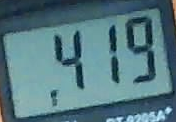
#> input picture tests/fixtures/lcd/leading_decimal_419.png, 176 x 122 px
$ python -i lcd_reader.py   (imports and definitions only)
#> lines starting #> are read from the running program, lines starting #| are printed output that depends on the picture; after the words box and inside, x2 and y2 are one past the last pixel; in counts of white or black regions, pixels touching at a corner belong together
#> further down, picture is the input picture: PIL image 176x122 RGB; mean R, G, B 84.8, 120.9, 129.3
"""Fine-tuned LCD OCR with independent pixel checks for sign and decimal placement."""

from __future__ import annotations

import hashlib
from pathlib import Path
import re
import threading
import time

import cv2
import numpy as np

BACKEND = "ppocr-lcd-v3-user81-onnxruntime-cpu"
NUMBER = re.compile(r"^[+-]?(?:[0-9]+(?:\.[0-9]*)?|\.[0-9]+)$")


def punctuation_evidence(image):
    """Use source-resolution contrast, not OCR logits, to verify punctuation.

    Uncertain geometry is rejected, never used to invent or move a decimal.
    No fixed camera coordinates or expected voltage values are used.
    """
    gray = cv2.cvtColor(np.asarray(image.convert("RGB")), cv2.COLOR_RGB2GRAY)
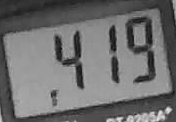
#> gray: shape (122, 176); min 14, max 233, mean 111.1
    height, width = gray.shape
#> height = 122; width = 176
    if min(height, width) < 24:
        return {"certain": False, "reason": "display_too_small"}
    kernel = max(9, int(height * 0.12) | 1)
#> kernel = 15
    contrast = cv2.morphologyEx(gray, cv2.MORPH_BLACKHAT, np.ones((kernel, kernel), np.uint8))
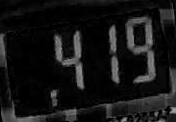
#> contrast: shape (122, 176); min 0, max 155, mean 20.9
    threshold, mask = cv2.threshold(contrast, 0, 255, cv2.THRESH_BINARY + cv2.THRESH_OTSU)
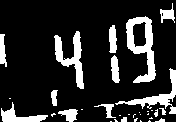
#> mask: shape (122, 176); 16.9% white; 32 white regions (17 under 20 px), largest, box (x1, y1, x2, y2) and area: (126, 16, 156, 83) 902, (54, 31, 84, 89) 650, (115, 68, 176, 114) 560
#> threshold = 46
    if threshold < 6:
        return {"certain": False, "reason": "low_local_contrast"}
    count, labels, stats, _ = cv2.connectedComponentsWithStats(mask)
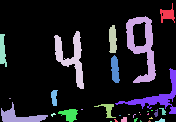
#> labels: shape (122, 176) int32; 33 distinct labels, from 0 to 32; one colour per label, 0 black
#> count = 33; stats = 33 rows, first 6: [0, 0, 176, 122, 17850], [160, 3, 15, 20, 143], [126, 16, 30, 67, 902], [109, 25, 8, 28, 182], [54, 31, 30, 58, 650], [0, 34, 7, 33, 156]
    for i in range(1, count):
        x, y, w, h, _ = stats[i]
        if x == 0 or y == 0 or x + w >= width or y + h >= height:
            mask[labels == i] = 0
#> this loop made 32 passes
#> (x, y, w, h) on passes 1 to 12: (160, 3, 15, 20), (126, 16, 30, 67), (109, 25, 8, 28), (54, 31, 30, 58), (0, 34, 7, 33), (111, 55, 9, 28), (115, 68, 61, 46), (51, 90, 7, 16), (9, 98, 2, 1), (1, 102, 47, 20), (94, 104, 22, 14), (58, 109, 20, 13)
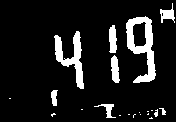
#> mask: shape (122, 176); 10.8% white; 21 white regions (12 under 20 px), largest, box (x1, y1, x2, y2) and area: (126, 16, 156, 83) 902, (54, 31, 84, 89) 650, (109, 25, 117, 53) 182

    def digit_components(binary):
        joined = cv2.morphologyEx(binary, cv2.MORPH_CLOSE, np.ones((7, 3), np.uint8))
#> joined: shape (122, 176); 11.6% white; 16 white regions (8 under 20 px), largest, box (x1, y1, x2, y2) and area: (126, 16, 156, 83) 931, (54, 31, 84, 89) 672, (109, 25, 120, 83) 386
        count, labels, stats, _ = cv2.connectedComponentsWithStats(joined)
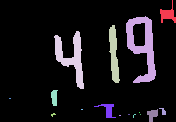
#> labels: shape (122, 176) int32; 17 distinct labels, from 0 to 16; one colour per label, 0 black
#> count = 17; stats = 17 rows, first 6: [0, 0, 176, 122, 18988], [160, 0, 16, 23, 157], [126, 16, 30, 67, 931], [109, 25, 11, 58, 386], [54, 31, 30, 58, 672], [51, 90, 7, 16, 84]
        ids = [i for i in range(1, count) if stats[i, 3] > height * 0.3 and stats[i, 4] > 20]
#> ids = [2, 3, 4]
        return labels, stats, sorted(ids, key=lambda i: stats[i, 0])

    labels, stats, ids = digit_components(mask)
#> ids = [4, 3, 2]
    if not 2 <= len(ids) <= 6:
        return {"certain": False, "reason": "digit_geometry_uncertain", "digit_count": len(ids)}
    points = np.vstack([np.column_stack(np.where(labels == i)[::-1]) for i in ids]).astype(np.float32)
#> points = 1989 pairs, first value 54 to 155, second value 16 to 88
    rect = cv2.minAreaRect(points)
#> rect = ((104.7, 52.99), (99.05, 65.06), -6.05)
    angle = rect[2] - (90 if rect[1][0] < rect[1][1] else 0)
#> angle = -6.05
    if abs(angle) > 25:
        return {"certain": False, "reason": "display_angle_uncertain"}
    matrix = cv2.getRotationMatrix2D((width / 2, height / 2), angle, 1)
#> matrix = [[0.994, -0.105, 6.92], [0.105, 0.994, -8.94]]
    out_width = int(width * abs(matrix[0, 0]) + height * abs(matrix[0, 1])) + 2
#> out_width = 189
    out_height = int(height * abs(matrix[0, 0]) + width * abs(matrix[0, 1])) + 2
#> out_height = 141
    matrix[0, 2] += out_width / 2 - width / 2
    matrix[1, 2] += out_height / 2 - height / 2
    mask = cv2.warpAffine(mask, matrix, (out_width, out_height), flags=cv2.INTER_NEAREST)
#> mask: shape (141, 189); 8.7% white; 21 white regions (12 under 20 px), largest, box (x1, y1, x2, y2) and area: (135, 32, 163, 98) 904, (62, 39, 90, 98) 649, (116, 37, 126, 65) 182
    _, stats, ids = digit_components(mask)
#> in digit_components (call 2), `joined = cv2.morphologyEx(binary, cv2.MORPH_CLOSE, np.ones((7, 3), np...`: joined: shape (141, 189); 9.5% white; 16 white regions (8 under 20 px), largest, box (x1, y1, x2, y2) and area: (135, 32, 163, 98) 959, (62, 39, 90, 98) 700, (116, 37, 126, 96) 393
#> in digit_components (call 2), `count, labels, stats, _ = cv2.connectedComponentsWithStats(joined)`:
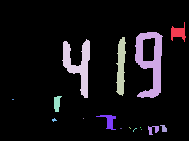
#> labels: shape (141, 189) int32; 17 distinct labels, from 0 to 16; one colour per label, 0 black
#> in digit_components (call 2), `count, labels, stats, _ = cv2.connectedComponentsWithStats(joined)`: stats = 17 rows, first 6: [0, 0, 189, 141, 24124], [171, 22, 15, 20, 154], [135, 32, 28, 66, 959], [116, 37, 10, 59, 393], [62, 39, 28, 59, 700], [54, 96, 8, 16, 88]
    if not 2 <= len(ids) <= 6:
        return {"certain": False, "reason": "deskew_digit_geometry_uncertain"}
    boxes = [stats[i] for i in ids]
#> boxes = [[62, 39, 28, 59, 700], [116, 37, 10, 59, 393], [135, 32, 28, 66, 959]]
    glyph_height = float(np.median([b[3] for b in boxes]))
#> glyph_height = 59
    baseline = float(np.median([b[1] + b[3] - 1 for b in boxes]))
#> baseline = 97
    centers = [float(b[0] + b[2] / 2) for b in boxes]
#> centers = [76, 121, 149]
    top = float(np.median([b[1] for b in boxes]))
#> top = 37
    count, _, small, centroids = cv2.connectedComponentsWithStats(mask)
#> count = 22; small = 22 rows, first 6: [0, 0, 189, 141, 24325], [171, 22, 15, 20, 142], [135, 32, 28, 66, 904], [116, 37, 10, 28, 182], [62, 39, 28, 59, 649], [116, 67, 9, 29, 180]; centroids = 22 rows, first 8: [91.38, 70.22], [178.1, 32.27], [149.8, 61.51], [121.1, 51.22], [78.08, 64.63], [120.1, 81.21], [56.67, 102.9], [12.5, 99]
    decimals, minus = set(), False
    for i in range(1, count):
        x, y, w, h, area = [int(v) for v in small[i]]
        cx, cy = [float(v) for v in centroids[i]]
        if (
            area >= 3
            and w <= glyph_height * 0.30
            and h <= glyph_height * 0.32
            and 0.35 <= w / max(1, h) <= 2.5
            and abs(cy - baseline) <= glyph_height * 0.22
        ):
            decimals.add(sum(cx > center for center in centers))
        if (
            area >= 5
            and cx < centers[0]
            and w >= glyph_height * 0.20
            and h <= glyph_height * 0.30
            and w / max(1, h) >= 1.7
            and abs(cy - (top + baseline) / 2) <= glyph_height * 0.25
        ):
            minus = True
#> this loop made 21 passes
#> (x, y, w, h, area, cx, cy) on passes 1, 2, 3, 4, 5, 6, 8, 11, 16: (171, 22, 15, 20, 142, 178.1, 32.27), (135, 32, 28, 66, 904, 149.8, 61.51), (116, 37, 10, 28, 182, 121.1, 51.22), (62, 39, 28, 59, 649, 78.08, 64.63), (116, 67, 9, 29, 180, 120.1, 81.21), (54, 96, 8, 16, 81, 56.67, 102.9), (96, 115, 20, 15, 103, 108.8, 120.3), (160, 125, 7, 7, 26, 163.7, 128.1), (155, 126, 4, 7, 20, 156.6, 129.1)
#> after the loop, decimals = 1 item
    if len(decimals) > 1:
        return {"certain": False, "reason": "multiple_decimal_regions", "decimal_regions": sorted(decimals)}
    if decimals and max(decimals) == len(ids):
        return {"certain": False, "reason": "trailing_decimal_region_unreliable"}
    return {
        "certain": True,
        "digit_count": len(ids),
        "minus": minus,
        "decimal_after": next(iter(decimals)) if decimals else None,
        "angle": round(float(angle), 2),
    }


# [59 lines left out: functions check_numeric, locate_lcd, not called in this run]


class LcdReader:
    # [77 lines left out: functions __init__, predict, read, not called in this run]

>>> from PIL import Image
>>> picture = Image.open('../tests/fixtures/lcd/leading_decimal_419.png')
>>> result = punctuation_evidence(picture)
#> result = {'certain': True, 'digit_count': 3, 'minus': False, 'decimal_after': 0, 'angle': -6.05}

$ run again, on tests/fixtures/lcd/reading_1_353.png
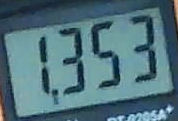
#> input picture tests/fixtures/lcd/reading_1_353.png, 178 x 121 px
#> picture is the input picture: PIL image 178x121 RGB; mean R, G, B 80.6, 114.4, 124.2
#> in punctuation_evidence, `threshold, mask = cv2.threshold(contrast, 0, 255, cv2.THRESH_BINARY + ..`:
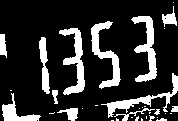
#> mask: shape (121, 178); 19.1% white; 34 white regions (20 under 20 px), largest, box (x1, y1, x2, y2) and area: (131, 16, 157, 82) 694, (59, 28, 85, 95) 690, (91, 21, 121, 89) 689
#> threshold = 47
#> in punctuation_evidence, `count, labels, stats, _ = cv2.connectedComponentsWithStats(mask)`: count = 35; stats = 35 rows, first 6: [0, 0, 178, 121, 17435], [173, 2, 1, 1, 1], [162, 6, 15, 21, 145], [131, 16, 26, 66, 694], [91, 21, 30, 68, 689], [59, 28, 26, 67, 690]
#> the loop in punctuation_evidence, `for i in range(1, count):` made 34 passes
#> (x, y, w, h) on passes 1 to 8: (173, 2, 1, 1), (162, 6, 15, 21), (131, 16, 26, 66), (91, 21, 30, 68), (59, 28, 26, 67), (164, 28, 1, 1), (0, 34, 7, 24), (39, 37, 11, 57)
#> joined: shape (121, 178); 13% white; 18 white regions (12 under 20 px), largest, box (x1, y1, x2, y2) and area: (59, 28, 85, 95) 718, (131, 16, 157, 82) 716, (91, 21, 121, 89) 696, (39, 37, 58, 104) 438, (162, 0, 178, 29) 161, (154, 109, 160, 121) 31
#> in digit_components, `count, labels, stats, _ = cv2.connectedComponentsWithStats(joined)`: count = 19; stats = 19 rows, first 6: [0, 0, 178, 121, 18743], [162, 0, 16, 29, 161], [131, 16, 26, 66, 716], [91, 21, 30, 68, 696], [59, 28, 26, 67, 718], [39, 37, 19, 67, 438]
#> in digit_components, `ids = [i for i in range(1, count) if stats[i, 3] > height * 0.3 and st..`: ids = [2, 3, 4, 5]
#> in punctuation_evidence, `labels, stats, ids = digit_components(mask)`: ids = [5, 4, 3, 2]
#> points = 2568 pairs, first value 39 to 156, second value 16 to 103
#> rect = ((97.85, 59.05), (120.8, 71.47), -10.54)
#> angle = -10.54
#> matrix = [[0.983, -0.183, 12.57], [0.183, 0.983, -15.26]]
#> out_width = 199
#> out_height = 153
#> joined: shape (153, 199); 9.4% white; 18 white regions (12 under 20 px), largest, box (x1, y1, x2, y2) and area: (68, 41, 97, 107) 738, (141, 42, 170, 108) 735, (104, 41, 130, 107) 729, (48, 45, 64, 113) 446, (179, 38, 193, 59) 163, (154, 137, 160, 145) 25
#> in digit_components (call 2), `count, labels, stats, _ = cv2.connectedComponentsWithStats(joined)`:
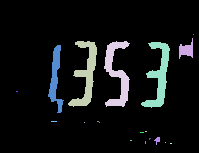
#> labels: shape (153, 199) int32; 19 distinct labels, from 0 to 18; one colour per label, 0 black
#> in digit_components (call 2), `count, labels, stats, _ = cv2.connectedComponentsWithStats(joined)`: stats = 19 rows, first 6: [0, 0, 199, 153, 27581], [193, 34, 1, 1, 1], [179, 38, 14, 21, 163], [68, 41, 29, 66, 738], [104, 41, 26, 66, 729], [141, 42, 29, 66, 735]
#> in digit_components (call 2), `ids = [i for i in range(1, count) if stats[i, 3] > height * 0.3 and st..`: ids = [3, 4, 5, 6]
#> in punctuation_evidence, `_, stats, ids = digit_components(mask)`: ids = [6, 3, 4, 5]
#> boxes = [[48, 45, 16, 68, 446], [68, 41, 29, 66, 738], [104, 41, 26, 66, 729], [141, 42, 29, 66, 735]]
#> glyph_height = 66
#> baseline = 106.5
#> centers = [56, 82.5, 117, 155.5]
#> top = 41.5
#> in punctuation_evidence, `count, _, small, centroids = cv2.connectedComponentsWithStats(mask)`: count = 24; small = 24 rows, first 6: [0, 0, 199, 153, 27772], [193, 34, 1, 1, 1], [179, 38, 14, 20, 145], [68, 41, 29, 66, 689], [104, 41, 26, 66, 691], [141, 42, 29, 66, 695]; centroids = 24 rows, first 8: [97.52, 76.16], [193, 34], [186.1, 49.61], [85.73, 74.14], [116.6, 73.28], [158.7, 74.92], [54.35, 72.8], [179, 58]
#> the loop in punctuation_evidence, `for i in range(1, count):` made 23 passes
#> (x, y, w, h, area, cx, cy) on passes 2, 3, 4, 5, 6, 9, 17: (179, 38, 14, 20, 145, 186.1, 49.61), (68, 41, 29, 66, 689, 85.73, 74.14), (104, 41, 26, 66, 691, 116.6, 73.28), (141, 42, 29, 66, 695, 158.7, 74.92), (48, 45, 13, 57, 348, 54.35, 72.8), (57, 99, 7, 14, 58, 59.4, 104.5), (154, 137, 6, 5, 20, 157, 139.2)
#> after the loop in punctuation_evidence, `for i in range(1, count):`: decimals = 1 item
#> result = {'certain': True, 'digit_count': 4, 'minus': False, 'decimal_after': 1, 'angle': -10.54}
